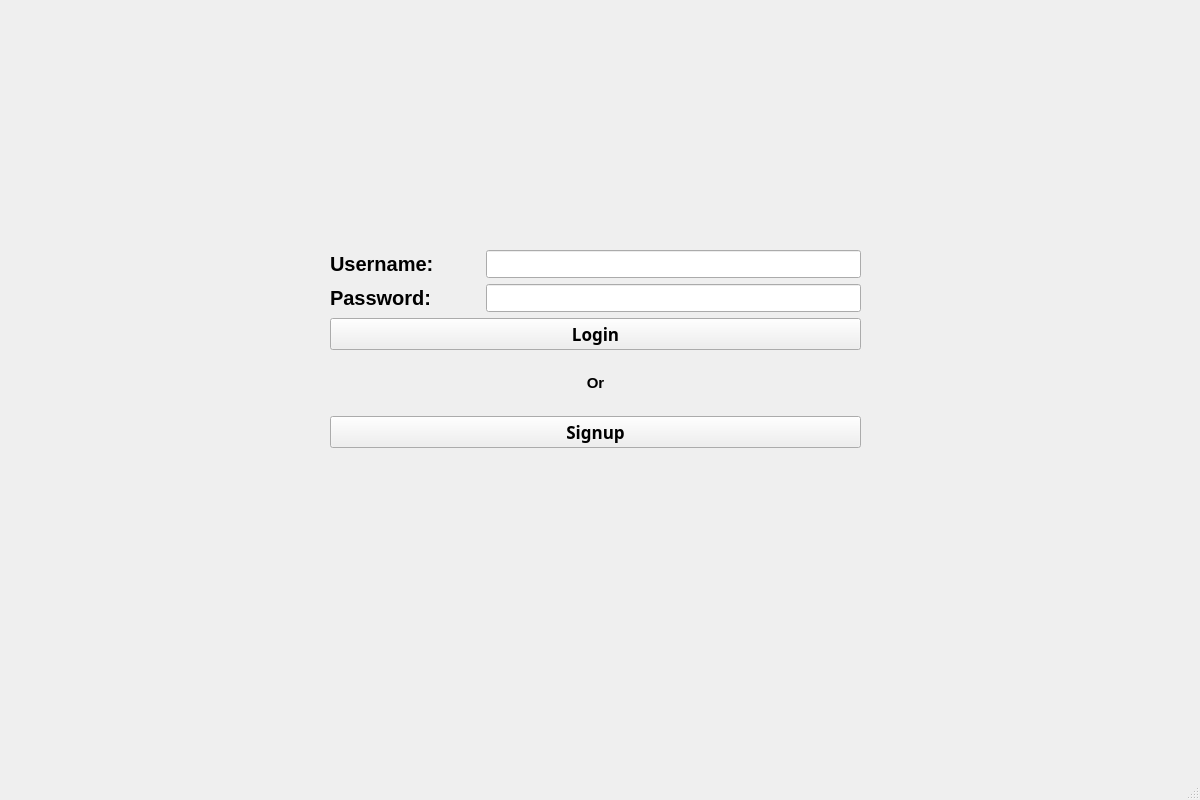
<?xml version="1.0" encoding="UTF-8"?>
<ui version="4.0">
 <class>MainWindow</class>
 <widget class="QMainWindow" name="MainWindow">
  <property name="geometry">
   <rect>
    <x>0</x>
    <y>0</y>
    <width>1200</width>
    <height>800</height>
   </rect>
  </property>
  <property name="windowTitle">
   <string>MainWindow</string>
  </property>
  <widget class="QWidget" name="centralwidget">
   <widget class="QWidget" name="layoutWidget">
    <property name="geometry">
     <rect>
      <x>330</x>
      <y>250</y>
      <width>531</width>
      <height>198</height>
     </rect>
    </property>
    <layout class="QVBoxLayout" name="verticalLayout">
     <item>
      <layout class="QVBoxLayout" name="verticalLayout_2">
       <item>
        <layout class="QHBoxLayout" name="horizontalLayout">
         <item>
          <widget class="QLabel" name="User_label">
           <property name="minimumSize">
            <size>
             <width>150</width>
             <height>0</height>
            </size>
           </property>
           <property name="font">
            <font>
             <pointsize>15</pointsize>
             <bold>true</bold>
            </font>
           </property>
           <property name="text">
            <string>Username:</string>
           </property>
          </widget>
         </item>
         <item>
          <widget class="QLineEdit" name="username_line">
           <property name="font">
            <font>
             <pointsize>13</pointsize>
            </font>
           </property>
           <property name="text">
            <string/>
           </property>
          </widget>
         </item>
        </layout>
       </item>
       <item>
        <layout class="QHBoxLayout" name="horizontalLayout_2">
         <item>
          <widget class="QLabel" name="Pass_label">
           <property name="minimumSize">
            <size>
             <width>150</width>
             <height>0</height>
            </size>
           </property>
           <property name="font">
            <font>
             <pointsize>15</pointsize>
             <bold>true</bold>
            </font>
           </property>
           <property name="text">
            <string>Password:</string>
           </property>
          </widget>
         </item>
         <item>
          <widget class="QLineEdit" name="password_line">
           <property name="font">
            <font>
             <pointsize>13</pointsize>
            </font>
           </property>
           <property name="text">
            <string/>
           </property>
           <property name="echoMode">
            <enum>QLineEdit::Password</enum>
           </property>
          </widget>
         </item>
        </layout>
       </item>
      </layout>
     </item>
     <item>
      <widget class="QPushButton" name="loginButton">
       <property name="font">
        <font>
         <family>MS PGothic</family>
         <pointsize>13</pointsize>
         <bold>true</bold>
         <underline>false</underline>
        </font>
       </property>
       <property name="cursor">
        <cursorShape>ArrowCursor</cursorShape>
       </property>
       <property name="focusPolicy">
        <enum>Qt::StrongFocus</enum>
       </property>
       <property name="text">
        <string>Login</string>
       </property>
      </widget>
     </item>
     <item>
      <widget class="QLabel" name="or_label">
       <property name="font">
        <font>
         <pointsize>11</pointsize>
         <bold>true</bold>
         <underline>false</underline>
         <strikeout>false</strikeout>
         <kerning>false</kerning>
        </font>
       </property>
       <property name="text">
        <string>Or</string>
       </property>
       <property name="alignment">
        <set>Qt::AlignCenter</set>
       </property>
      </widget>
     </item>
     <item>
      <widget class="QPushButton" name="signupButton">
       <property name="font">
        <font>
         <family>MS PGothic</family>
         <pointsize>13</pointsize>
         <bold>true</bold>
         <underline>false</underline>
        </font>
       </property>
       <property name="cursor">
        <cursorShape>ArrowCursor</cursorShape>
       </property>
       <property name="focusPolicy">
        <enum>Qt::StrongFocus</enum>
       </property>
       <property name="text">
        <string>Signup</string>
       </property>
      </widget>
     </item>
    </layout>
   </widget>
  </widget>
  <widget class="QStatusBar" name="statusbar"/>
 </widget>
 <resources/>
 <connections/>
</ui>
